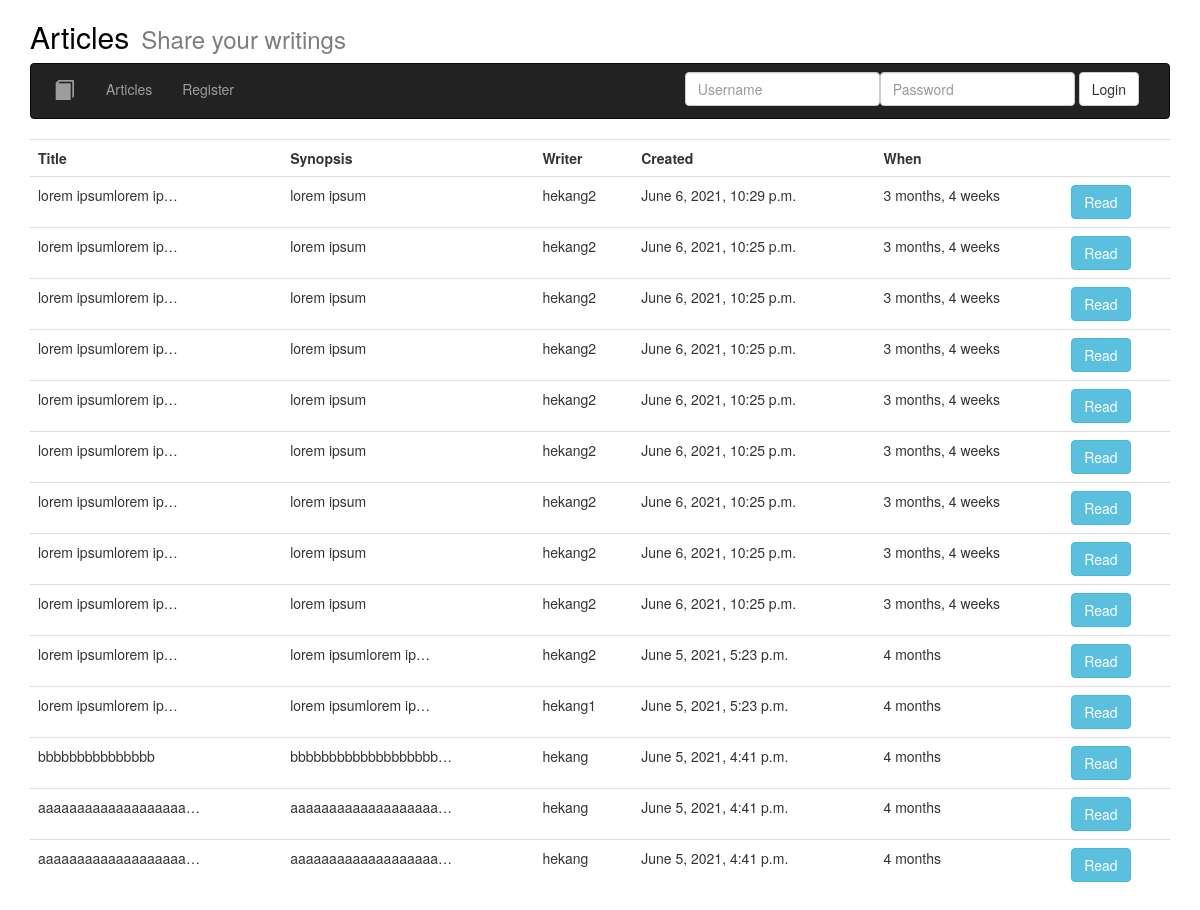
The page /articles/ on the database as committed earlier.
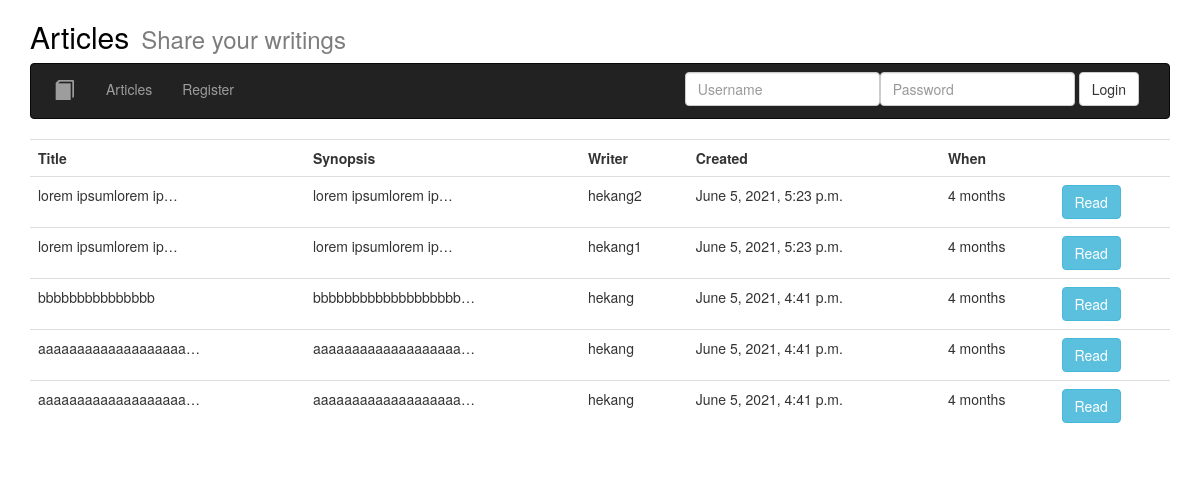
The same page on the database as committed later.
### ex/models/models.py (models this page shows, shortened)
class Article(models.Model) :
    title = models.CharField(max_length=64, null=False)
    author = models.ForeignKey(
        User,
        on_delete=models.CASCADE, null=False)
    created = models.DateTimeField(auto_now=True, auto_now_add=False)
    synopsis = models.CharField(max_length=312, null=False)
    content = models.TextField(null=False)

### ex/views/article_list.py (the view)
# urls.py: path('articles/', ArticleListView.as_view(), name = 'articles'),
class ArticleListView(ListView):
    model = Article
    context_object_name = 'article_list.html'
    template_name = 'article_list.html'
    def get_context_data(self, **kwargs):
        context = super().get_context_data(**kwargs)
        context["object_list"] = Article.objects.all().order_by('-created')
        return context

### ex/templates/article_list.html
{% extends "base.html" %}
{% load bootstrap3 %}
{% block content %}
    <table class="table">
        <tr>
            <th>Title</th>
            <th>Synopsis</th>
            <th>Writer</th>
            <th>Created</th>
            <th>When</th>
            <th> </th>
        </tr>
        {% for publisher in object_list %}
        <tr>
            <td>{{ publisher.title|truncatechars:20 }}</td>
            <td>{{ publisher.synopsis|truncatechars:20 }}</td>
            <td>{{ publisher.author }}</td>
            <td>{{ publisher.created }}</td>
            <td>{{ publisher.created|timesince}}</td>
            <td>
                {% buttons %}
                <a href="{% url 'articles' %}{{ publisher.id }}"  class="btn btn-info">
                  Read
                </a>
                {% endbuttons %}
            </td>
        </tr>
        {% endfor %}
    </table>
{% endblock %}

### ex/templates/base.html (shortened to what this page needs)
{% load static %} {% load bootstrap3 %}
<!DOCTYPE html>
<html lang="en">
<head>
    {% bootstrap_css %}
</head>
<body>
<div class='container'>
    <a href="{% url 'index' %}"><h2 style="display: inline-block; color:black">Articles <h3 style="display: inline-block; margin-left:1vw; color:rgb(125,125,125);" > Share your writings</h3></h2></a>
    {% include 'nav.html' %}
</div>
<div class="container">
    {% block content %}
    {% endblock content %}
</div>
</body>
</html>

### ex/templates/nav.html (shortened to what this page needs)
{% load static %} {% load bootstrap3 %}
<nav class="navbar navbar-inverse ">
  <div class="container-fluid">
    <div class="navbar-header">
      <a class="navbar-brand" href="{% url 'index' %}"></a>
</div>
<div class="collapse navbar-collapse" id="bs-example-navbar-collapse-1" >
      <ul class="nav navbar-nav navbar-left" >
      <li >
          <a href="{% url 'index' %}">
              <span style="margin-left:-22px; font-size:20px" class="glyphicon glyphicon-book " aria-hidden="true"></span><span class="sr-only">(current)</span></a>
      </li>
      <li>
          <a href="{% url 'articles' %} ">Articles </a>
      </li>
      {% if user.is_authenticated %}
      <li >
        <a href="{% url 'favourite' %}">Favourites <span class="sr-only"></span></a>
      </li>
      <li >
        <a href="{% url 'publications' %}">Publications <span class="sr-only"></span></a>
      </li>
      {% else %}
      <li >
          <a href="{% url 'register' %}">Register </a>
      </li>
      {% endif %}
      </ul>
      <ul class="nav navbar-nav navbar-right">
            {% if user.is_authenticated %}
            <li >
              <a href="#">Logged as {{request.user.username}}<span class="sr-only"></span></a>
            </li>
            <li >
              <a href="{% url 'logout' %}">Logout<span class="sr-only"></span></a>
            </li>
            {% else %}
            <li>
            <form id="login_form" action="{% url 'login' %}" class="navbar-form navbar-left" method="POST">
                {% bootstrap_form login_form %}
                {% buttons %}
                <button type="submit" class="btn btn-default">Login</button>
                {% endbuttons %}
              </form>
            </li>
            {% endif %}
              </ul>
    </div>
  </div>
</nav>

Rows that differ between the two databases and show on the page:
removed Article: title "lorem ipsumlorem ip…", synopsis "lorem ipsum", author "hekang2", created "June 6, 2021, 10:29 p.m.", created "3 months, 4 weeks"
removed Article: title "lorem ipsumlorem ip…", synopsis "lorem ipsum", author "hekang2", created "June 6, 2021, 10:25 p.m.", created "3 months, 4 weeks"
removed Article: title "lorem ipsumlorem ip…", synopsis "lorem ipsum", author "hekang2", created "June 6, 2021, 10:25 p.m.", created "3 months, 4 weeks"
removed Article: title "lorem ipsumlorem ip…", synopsis "lorem ipsum", author "hekang2", created "June 6, 2021, 10:25 p.m.", created "3 months, 4 weeks"
removed Article: title "lorem ipsumlorem ip…", synopsis "lorem ipsum", author "hekang2", created "June 6, 2021, 10:25 p.m.", created "3 months, 4 weeks"
removed Article: title "lorem ipsumlorem ip…", synopsis "lorem ipsum", author "hekang2", created "June 6, 2021, 10:25 p.m.", created "3 months, 4 weeks"
removed Article: title "lorem ipsumlorem ip…", synopsis "lorem ipsum", author "hekang2", created "June 6, 2021, 10:25 p.m.", created "3 months, 4 weeks"
removed Article: title "lorem ipsumlorem ip…", synopsis "lorem ipsum", author "hekang2", created "June 6, 2021, 10:25 p.m.", created "3 months, 4 weeks"
removed Article: title "lorem ipsumlorem ip…", synopsis "lorem ipsum", author "hekang2", created "June 6, 2021, 10:25 p.m.", created "3 months, 4 weeks"
